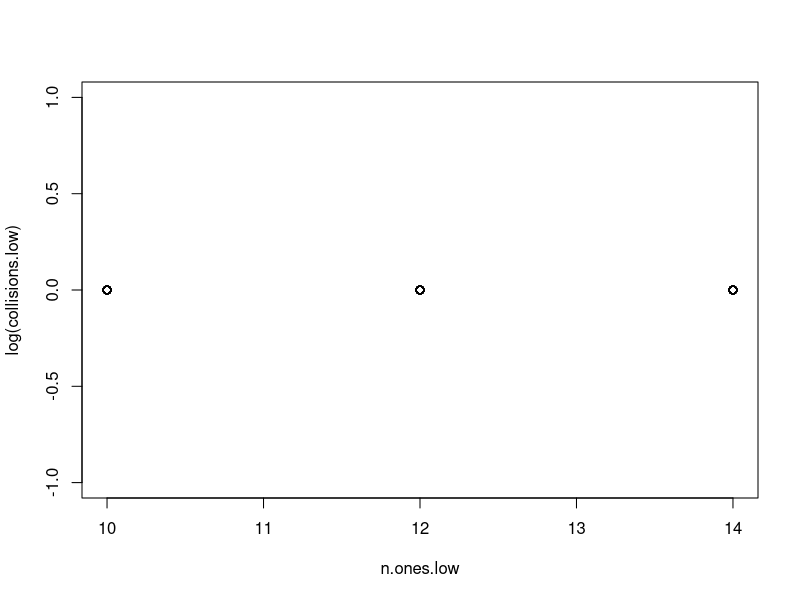
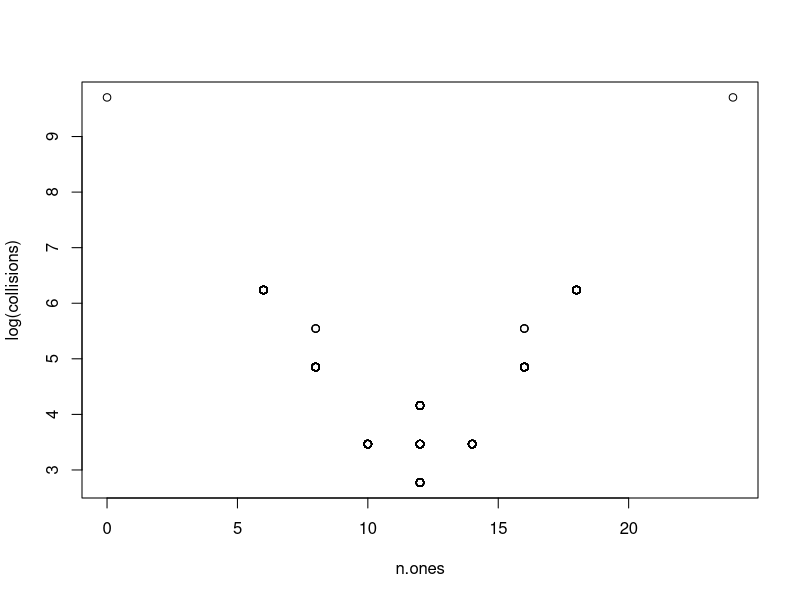

Write the R code that produced these figures, in order.
G.wagner.24.12.6 <- as.matrix(read.table("wagner_24_14_6.txt"))

expand.G <- function(G) {
  k <- dim(G)[[1]]
  n <- dim(G)[[2]]
  Nk <- 2^k
  u <- matrix(0,nrow=Nk,ncol=k)
  for (i in 0:(Nk-1))
    u[i+1,] <- as.integer(intToBits(i))[1:k]
  (u %*% G) %% 2
}

U <- expand.G(G.wagner.24.12.6)
I <- as.integer(U %*% 2^(0:(dim(U)[2]-1)))
n.ones <- apply(U,1,sum)

count.collisions <- function(ints) {
  collisions <- integer(length(ints))
  for (i in 1:length(ints)) {
    ored <- bitwOr(ints[i], ints)
    collisions[i] <- sum(ored %in% ints)
    print(i)
  }
  collisions
}

collisions <- count.collisions(I)

low <- log(collisions) < 4
U.low <- U[low,]
I.low <- I[low]
n.ones.low <- n.ones[low]
collisions.low <- count.collisions(I.low)


plot(n.ones.low, log(collisions.low))
plot(n.ones, log(collisions))

code.strings <- apply(U.low, 1, function(x) paste(x, sep="", collapse=""))
n.plates <- 33
n.wells <- n.plates * 384
plates <- c(lapply(1:n.plates, function(x) rep(x,384)), recursive=T)
wells <- rep(1:384, n.plates)

codes <- data.frame(plate=plates, well=wells, code=code.strings[1:n.wells])
codes$code <- sample(codes$code, n.wells, replace=F)

# WARNING: overwriting this file without controlling the RNG seed will create
# new pooling codes that differ from the ones used for the experiment.
#write.csv(codes, file="codes.csv",quote=F)


